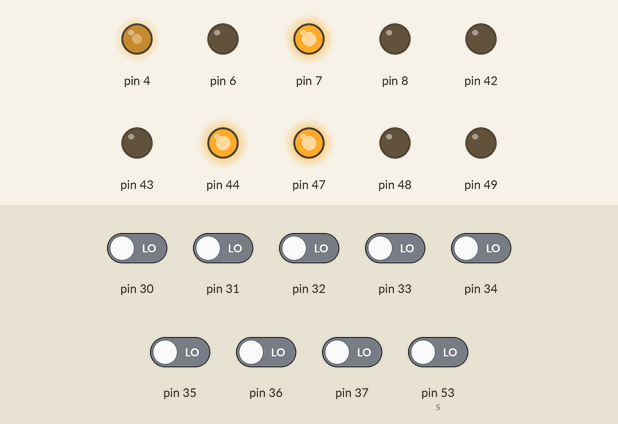
Recording of a sketch running on a simulated Arduino Mega 2560, built with avr-gcc and run on an emulated ATmega2560. On the bench: output pins drawn as LEDs (lit = HIGH). The test bench sets the inputs (shaded band); at power-on: pin 30–37, pin 53 (s) LOW. Pins used as bus, display or sensor lines are not drawn.

Above: at 1.2 s.
1.3 s: pin 53 (s) driven HIGH
At 2.3 s:
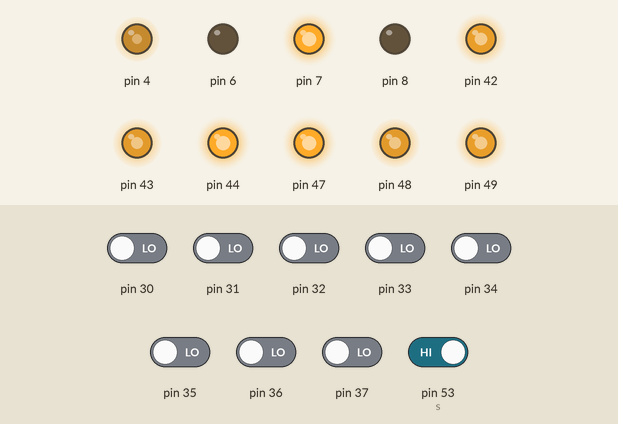
2.8 s: pin 53 (s) driven LOW
At 4.2 s:
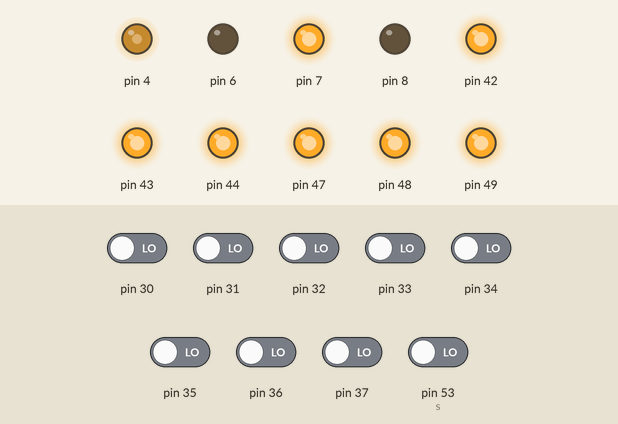
Timing chart, 0 to 5.8 s (numbered marks = the images above; inputs shaded):
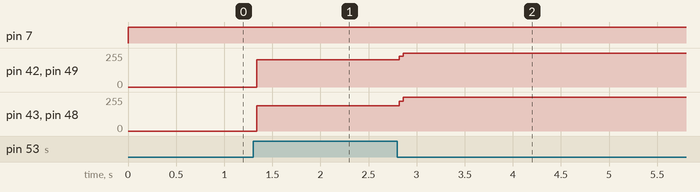

The sketch:

control_lib_decoder_1.pde
```cpp
/*code to make proportional control of R.I.P.
using PID library, HCTL-2020 IC's to read optical
encoders and an LMD18200 H-Bridge to motor control.
This code is made up two parts, DAQ system and motor control.
HCTL-2020 IC's reads data comming from the encoder*/
#include <PID_v1.h>
#include <stdio.h>
unsigned int dataE1;
unsigned int dataE2;
const byte CS0=28;
const byte CS1=29;
int s=53;
double Setpoint,Input,Output;
PID Furuta(&Input,&Output,&Setpoint,10.0,0.0,0.0,DIRECT);
void setup()
{
  //Serial.begin(9600);
  DDRC=0x00;
  PORTC=0x00;
  pinMode(CS0,OUTPUT);
  digitalWrite(CS0,HIGH);
  pinMode(CS1,OUTPUT);
  digitalWrite(CS1,HIGH);
  DDRL=DDRL|B11100111;/*SEL1 OE1 RST1  RST2 OE2 SEL2*/
                    /*PL7  PL6 PL5   PL2  PL1 PL0*/
  PORTL=PORTL|B00100100;
  /*to set LMD18200 pins*/
  DDRH=DDRH|B00111000;//PH5=D PH4=B PH3=P
  PORTH=0x00;
  TCCR4A|=(1<<COM4A1)|(1<<WGM40);
  TCCR4B|=(1<<CS41)|(1<<CS40);
 /*for the switch and LED*/
  pinMode(s,INPUT);
  Furuta.SetMode(AUTOMATIC);
  Furuta.SetOutputLimits(-255.0,255.0);
  Furuta.SetSampleTime(1);
  Furuta.SetControllerDirection(DIRECT);
  Setpoint=180.0;
 // Serial.println("DATA");
  DDRG=(1<<PG5);/*to use as output CLK signal*/
  TCCR0A=(1<<COM0B0)|(1<<WGM01);/*enable OC0B pin*/
  TCCR0B=(1<<CS01);
}
void loop()
{
  if (digitalRead(s)==HIGH)
  {
 dataE1=read_encoder_1();
 dataE2=read_encoder_2();
 Input=double(dataE2*360.0/10000.0);
 Furuta.Compute();
  if(Input==Setpoint)
   {motorStop();
   }
  else if((Input<160.0)||(Input>200.0))
   {motorStop();
   }
  else if((Input>160.0)||(Input<Setpoint))
    {
      motor_CW();
      OCR4A=Output;
    }
   else if((Input>Setpoint)||(Input<200.0))
     {
       motor_CCW();
       OCR4A=Output;
     }
// serial_data();
  }else {motorStop();}
}
unsigned int read_encoder_1 (void)
{
  byte Hbyte,Lbyte;
  PORTL=B00100100;
  digitalWrite(CS0,LOW);
  Hbyte=PINC;
  digitalWrite(CS0,HIGH);
  PORTL=B10100100;
  digitalWrite(CS0,LOW);
  Lbyte=PINC;
  digitalWrite(CS0,HIGH);
  PORTL=B11100111;
  dataE1=Hbyte*256+Lbyte;
  return(dataE1);
}
unsigned int read_encoder_2(void)
{
  byte Hbyte,Lbyte;
  PORTL=B00100100;
  digitalWrite(CS1,LOW);
  Hbyte=PINC;
  digitalWrite(CS1,HIGH);
  PORTL=B00100101;
  digitalWrite(CS1,LOW);
  Lbyte=PINC;
  digitalWrite(CS1,HIGH);
  PORTL=B11100111;
  dataE2=Hbyte*256+Lbyte;
  return(dataE2);
}
void motor_CCW()
{
	PORTH=B00101000;/*0x28*/
}
void motor_CW()
{
	PORTH=B00001000;/*0x08*/
}
void motorStop()
{
	PORTH=B00010000;/*0x10*/
}
/*void serial_data()
{
  Serial.print(" Input = ");
  Serial.print(Input);
  Serial.print(", Output=");
  Serial.print(Output);
  Serial.println();
}*/
```

Measured:
- after the input at 1.3 s, pin 42, pin 49: 0/255 → 206/255 at once; pin 43, pin 48: 0/255 → 190/255 at once
- after the input at 2.8 s, pin 42, pin 49: 206/255 → 255/255 at once; pin 43, pin 48: 190/255 → 255/255 at once
